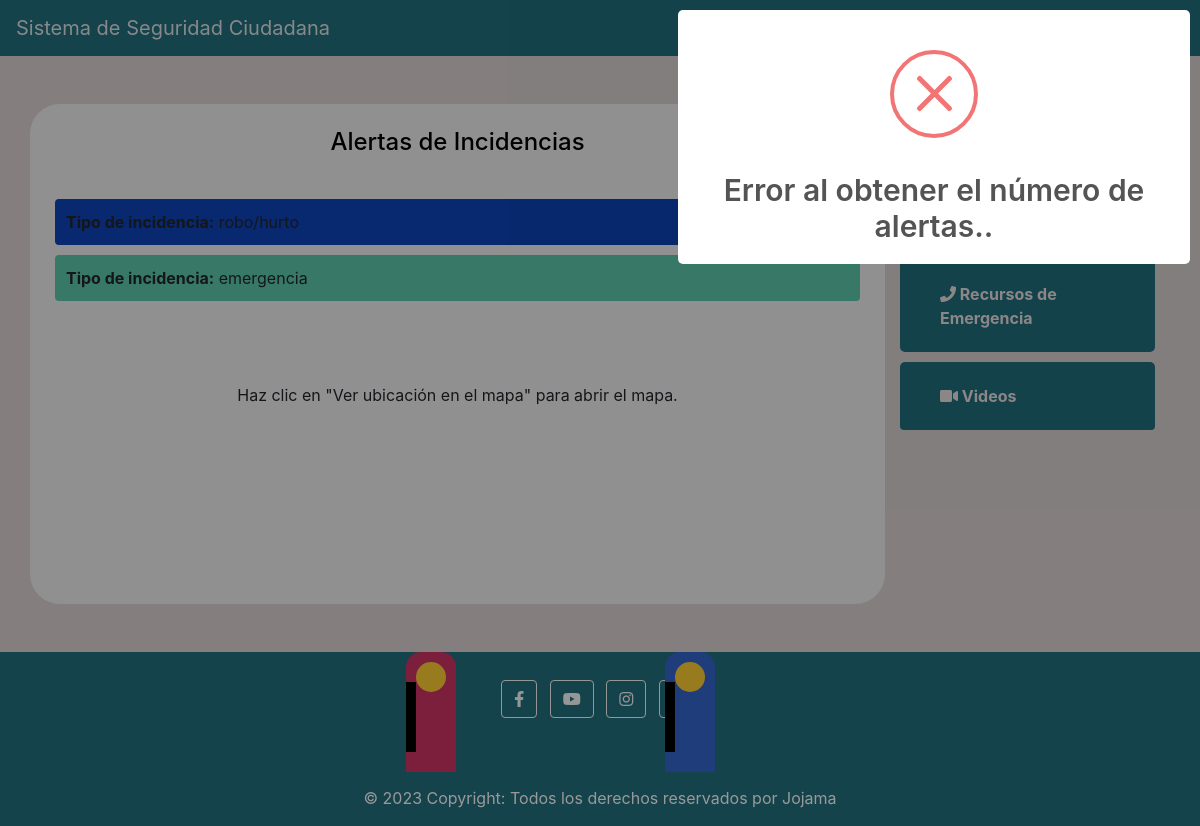
The page /index.php/panel/alertas on the database as committed earlier.
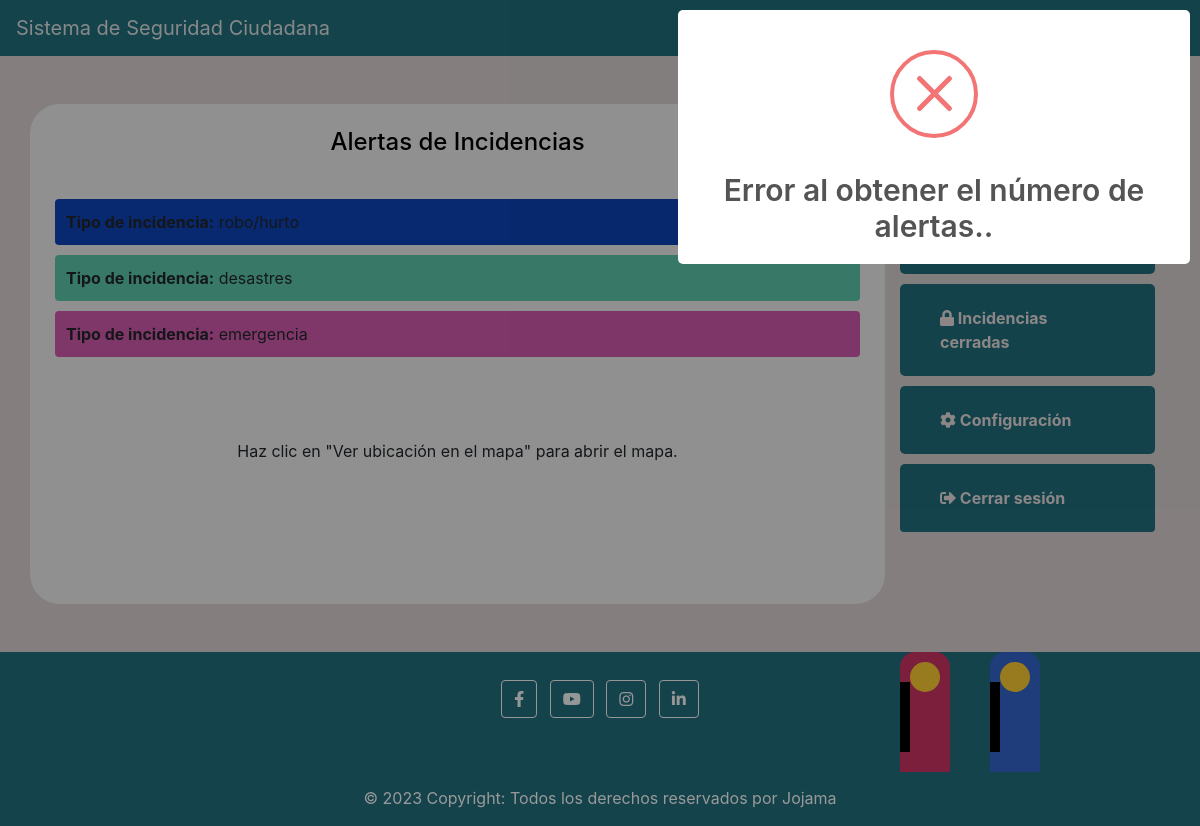
The same page on the database as committed later.
### tables this page shows
CREATE TABLE `incidencias` (
  `id` int(11) NOT NULL,
  `tipo_incidencia` varchar(50) NOT NULL,
  `fecha` varchar(50) NOT NULL,
  `hora` varchar(10) NOT NULL,
  `barrio` varchar(50) NOT NULL,
  `descripcion` text NOT NULL,
  `latitud` varchar(50) NOT NULL,
  `longitud` varchar(50) NOT NULL,
  `imagen` varchar(200) DEFAULT NULL,
  `nivel_urgencia` varchar(20) NOT NULL,
  `idUsuario` int(11) DEFAULT NULL,
  `nota` text DEFAULT NULL,
  `estado` varchar(20) NOT NULL DEFAULT 'En proceso',
  `fecha_finalizacion` varchar(50) DEFAULT NULL,
  `nombre` varchar(100) DEFAULT NULL,
  `correo` varchar(100) DEFAULT NULL
);

### application/controllers/Panel.php (called while the page is built, shortened)
<?php
class Panel extends CI_Controller
{
	function __construct()
	{
		$this->load->model('ModelReporte');
	}
	public function alertas()
	{
		$incidenciasSinUsuario = $this->ModelReporte->get_Incidencias();
		$incidenciasConUsuario = $this->ModelReporte->get_Incidenciass();
		$dato['alertas'] = array_merge($incidenciasSinUsuario, $incidenciasConUsuario);
		$this->load->view('template/header');
		$this->load->view('template/nabvar');
		$this->load->view('reporte/alert', $dato);
		$this->load->view('template/slider');
		$this->load->view('template/footer');
	}
}

### index.php (called while the page is built, shortened)
<?php
require_once BASEPATH.'core/CodeIgniter.php';

### application/models/ModelReporte.php (called while the page is built, shortened)
<?php
class ModelReporte extends CI_Model
{
	public function get_Incidencias()
	{
		$this->db->select('*');
		$this->db->from('incidencias');
		$this->db->where('estado', 'En proceso');
		$this->db->where('idUsuario', NULL);
		return $this->db->get()->result();
	}
	public function get_Incidenciass()
	{
		$this->db->select('i.*, u.correo');
		$this->db->from('incidencias i');
		$this->db->join('usuarios u', 'i.idUsuario = u.id');
		$this->db->where('estado', 'En proceso');
		return $this->db->get()->result();
	}
	public function get_Session()
	{
		$this->db->select('*');
		$this->db->from('session_temporal');
		return $this->db->get()->result();
	}
}

### application/views/reporte/alert.php (the view, shortened to what the changed rows need)
<main>
    <div class="container mt-5">
        <div class="row">
            <div style="background-color:#f0f0f0; border-radius:30px;" id="vista-alertas" class="col-md-9">
            <br>
                <h4 style="color:black; text-align: center;">Alertas de Incidencias</h4>
                <br>
                <?php foreach ($alertas as $alerta): ?>
                <div class="alert" onclick="toggleContent(this)">
                    <strong>Tipo de incidencia:</strong> <?= $alerta->tipo_incidencia ?>
                </div>
                <?php endforeach; ?>
                <br>
                <br>
                <br>
                <div id="mensaje" style="display: block; text-align: center;">
                    <p>Haz clic en "Ver ubicación en el mapa" para abrir el mapa.</p>
                </div>
            </div>

### application/views/template/slider.php (shortened to what the changed rows need)
<div class="col-md-3">
	<ul class="list-group">
		<?php
		$validado = $this->ModelReporte->get_Session();; ?>
		<?php
		if (!empty($validado)) {  ?>
			<?php
			if ($validado[0]->rol == 'admin' || $validado[0]->rol == 'operador') { ?>
				<li class="list-group-item custom-list-item">
					<a href="<?php echo base_url('incidencias/cerradas'); ?>" class="custom-link">
						<i class="fas fa-lock"></i> Incidencias cerradas
					</a>
				</li>
		<?php }
		}; ?>
		<?php
		if (!empty($validado)) {
			if ($validado[0]->rol == 'usuario') { ?>
				<li class="list-group-item custom-list-item">
					<a href="<?php echo base_url('recursos/emergencias'); ?>" class="custom-link">
						<i class="fas fa-phone"></i> Recursos de Emergencia
					</a>
				</li>
				<li class="list-group-item custom-list-item">
					<a href="<?php echo base_url('recursos/videos'); ?>" class="custom-link">
						<i class="fas fa-video"></i> Noticias
					</a>
				</li>
			<?php }
		} else { ?>
			<li class="list-group-item custom-list-item">
				<a href="<?php echo base_url('recursos/emergencias'); ?>" class="custom-link">
					<i class="fas fa-phone"></i> Recursos de Emergencia
				</a>
			</li>
			<li class="list-group-item custom-list-item">
				<a href="<?php echo base_url('recursos/videos'); ?>" class="custom-link">
					<i class="fas fa-video"></i> Videos
				</a>
			</li>
		<?php }; ?>
		<?php
		if (!empty($validado)) { ?>
			<?php
			if ($validado[0]->rol == 'admin' || $validado[0]->rol == 'operador') { ?>
				<li class="list-group-item custom-list-item">
					<a href="<?php echo base_url('configuracion'); ?>" class="custom-link" id="link">
						<i class="fas fa-cog"></i> Configuración
					</a>
				</li>
		<?php }
		}; ?>
		<?php
		if (!empty($validado)) {
			if ($validado[0]->rol == 'usuario' || $validado[0]->rol == "admin" || $validado[0]->rol == "operador") { ?>
				<li class="list-group-item custom-list-item">
					<a href="<?php echo base_url('panel/logout'); ?>" class="custom-link">
						<i class="fas fa-sign-out-alt"></i> Cerrar sesión
					</a>
				</li>
		<?php }
		}; ?>
	</ul>
</div>
</main>

### application/views/template/footer.php (shortened to what the changed rows need)
<br>
<br>
<footer class="text-center text-white"  style="background-color: #226f7e;">
	<div class="container p-4 pb-0">
		<section class="mb-4">
			<a class="btn btn-outline-light btn-floating m-1" href="https://www.linkedin.com/in/haminton-mena-mena-haminton" role="button"><i class="fab fa-linkedin-in"></i></a>
		</section>
	</div>
</footer>
</body>
</html>

Rows that differ between the two databases and show on the page:
added incidencias: tipo_incidencia "desastres"
Other text that changed with them:
text no longer shown: "Recursos de Emergencia Videos"
text now shown: "Incidencias cerradas Configuración Cerrar sesión"
